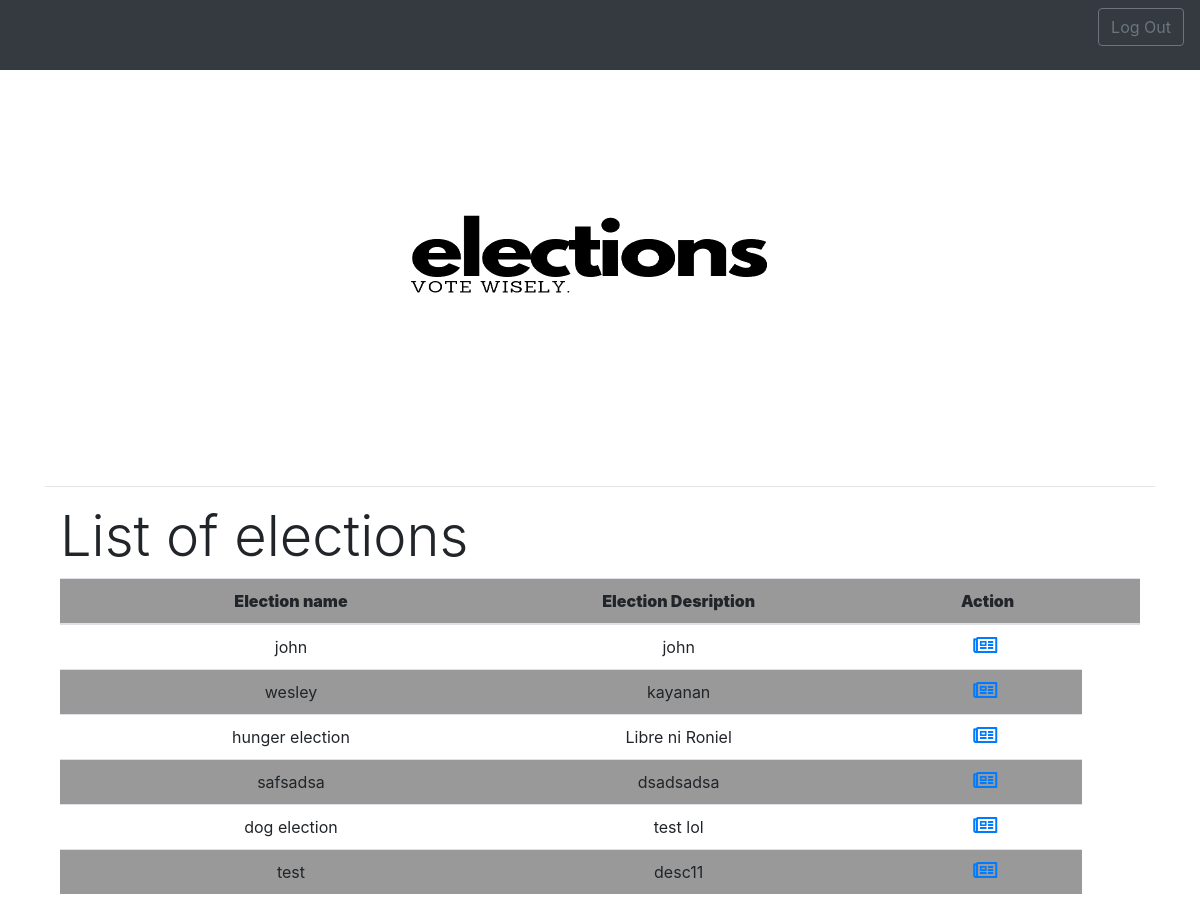
The app's page /user_homepage.php (signed in) with its own data.
### tables this page shows
CREATE TABLE `election` (
  `id` int(11) NOT NULL,
  `name` varchar(50) DEFAULT NULL,
  `description` varchar(200) DEFAULT NULL,
  `enabled` tinyint(1) NOT NULL DEFAULT '0'
);

### user_homepage.php (the view, shortened to what this page needs)
<?php
  $link = mysqli_connect("localhost","root","","carl");
  $navbarOptions = '';
  if((isset($_SESSION["user-loggedin"]))){
    $navbarOptions = '<form action="user_logout.php" method="post">
                      <button type="submit" class="btn btn-outline-secondary" name="logout" id="logout">Log Out</button>
                    </form>';
  } else {
   header("Location: homepage.php");
  }
 ?>
 <html>
  <head>
    <link rel = "stylesheet" href = "elections.css">
    <link rel="stylesheet" type="text/css" href="animate.css">
    <link rel="stylesheet" href="https://stackpath.bootstrapcdn.com/bootstrap/4.3.1/css/bootstrap.min.css">
    <link rel="stylesheet" href="https://use.fontawesome.com/releases/v5.3.1/css/all.css">
  </head>
  <body>
    <header>
      <nav class="navbar navbar-dark bg-dark">
        <ul class="navbar-nav">
          <li class="nav-item align-self-center">
            <?php echo $navbarOptions; ?>
          </li>
        </ul>
      </nav>
    </header>
    <main>
      <div class="container">
        <div align="center" class="">
            <img src="elections trans.png" height ="400" width="500" margin-below="-100">
        </div>
        <hr>
        <div class="container">
            <h2 class="display-4">List of elections</h2>
            <table class="table table-hover" style="border-collapse:collapse;">
                <thead align="center">
                  <tr>
                    <th></th>
                    <th scope="col"><strong>Election name</strong></th>
                    <th scope="col"><strong>Election Desription</strong></th>
                    <th scope="col" colspan="2"><strong>Action</strong></th>
                    <th colspan=1></th>
                  </tr>
                </thead>
                <tbody>
                  <?php
                  $count=1;
                  $sel_query="Select * from election ORDER BY id desc;";
                  $result = mysqli_query($link,$sel_query);
                  while($row = mysqli_fetch_assoc($result)) { ?>
                    <td align="center">
                    </td>
                    <td align="center"><?php print $row["name"]; ?></td>
                    <td align="center"><?php print $row["description"]; ?></td>
                    <?php
                        if($row["enabled"] == 0){
                            echo '<td align="center"><a href="user_view.php?id= <?php print $row["id"]; ?><i class="far fa-newspaper fa-lg" style="margin-right: 5px" title="View results"></i></a></td>';
                        }else{
                            echo '<td align="center"><a href="user_vote.php?id= <?php print $row["id"]; ?> "><i class="far fa-plus-square fa-lg" style="margin-right: 5px" title="Cast a vote"></i></a></td>';
                        }
                    ?>
                  <?php $count++; } ?>
                </tbody>
            </table>
        </div>
      </div>
    </main>
  </body>
</html>

### records on screen
election: name "john", description "john", enabled 0 (drawn)
election: name "wesley", description "kayanan", enabled 0 (drawn)
election: name "hunger election", description "Libre ni Roniel", enabled 0 (drawn)
election: name "safsadsa", description "dsadsadsa", enabled 0 (drawn)
election: name "dog election", description "test lol", enabled 0 (drawn)
election: name "test", description "desc11", enabled 0 (drawn)
